Frame 1 (no input): blank canvas, image omitted
Frame 60 (no input): blank canvas, image omitted
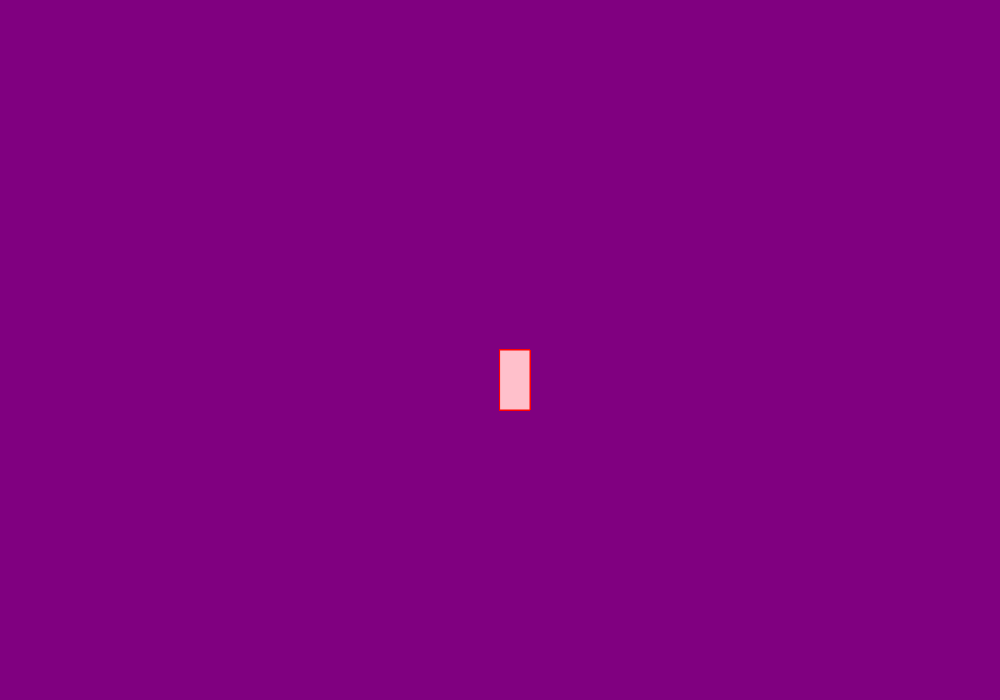
Frame 120 (the mouse pressed at the canvas centre since frame 60)

The p5.js sketch whose frames 1 and 60 were blank and that drew this single picture after the mouse press (run headless with seeded random() and noise() and a simulated clock; from frame 60 on, the mouse is pressed at the canvas centre):

// p5.js sketch
// ── sketch.js
//tudo que quiser fazer só uma vez
function setup() {
    createCanvas(1000, 700);
    background("purple");
  }
  
  //desenhar
  function draw() {
    fill("pink"); //cor do retangulo
    stroke("red"); //cor da linha
  
    //console.log(mouseIsPressed)
  
    if (mouseIsPressed) {
      rect(mouseX, mouseY, 30, 60); //retangulo
    }
  }
  
